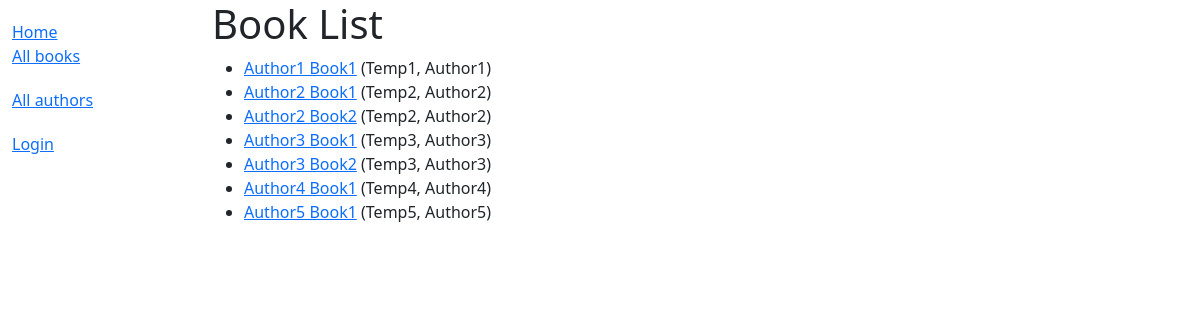
/catalog/books/, run on the app's committed database.
### catalog/models.py (models this page shows, shortened)
class Book(models.Model):
    title= models.CharField(max_length=200)
    author= models.ForeignKey('Author', on_delete=models.SET_NULL, null=True)
    summary= models.TextField(max_length=1000, help_text='Enter a brief description of the book')
    isbn= models.CharField('ISBN', max_length=13, unique=True,
                           help_text= '13 Character <a href="https://www.isbn-international.org/content/what-isbn">ISBN number</a>')
    genre = models.ManyToManyField(Genre, help_text='Select a genre for this book')
    language= models.ForeignKey('Language', on_delete=models.SET_NULL, null=True)
    class Meta:
        ordering = ['title','author']
    def display_genre(self):
        """Creates a string for the Genre. This is required to display genre in Admin."""
        return ', '.join(genre.name for genre in self.genre.all()[:3])
    display_genre.short_description = 'Genre'
    def get_absolute_url(self):
        return reverse('book-detail', args=[str(self.id)])

class Author(models.Model):
    first_name = models.CharField(max_length=100)
    last_name = models.CharField(max_length=100)
    date_of_birth = models.DateField(null=True, blank=True)
    date_of_death = models.DateField('Died', null=True, blank=True)
    class Meta:
        ordering = ['last_name', 'first_name']
    def __str__(self):
        return f'{self.last_name}, {self.first_name}'

### catalog/views.py (the view)
# urls.py: path('books/', views.BookListView.as_view(), name='books'),
class BookListView(generic.ListView):
    model = Book
    paginate_by = 8

### catalog/templates/catalog/book_list.html
{% extends "base_generic.html" %}
{% block content %}
  <h1>Book List</h1>
  {% if book_list %}
    <ul>
      {% for book in book_list %}
      <li>
        <a href="{{ book.get_absolute_url }}">{{ book.title }}</a>
        ({{book.author}})
      </li>
      {% endfor %}
    </ul>
  {% else %}
    <p>There are no books in the library.</p>
  {% endif %}
{% endblock %}

### catalog/templates/base_generic.html (shortened to what this page needs)
<!DOCTYPE html>
<html lang="en">
<head>
    <link
      href="https://cdn.jsdelivr.net/npm/bootstrap@5.1.3/dist/css/bootstrap.min.css"
      rel="stylesheet"
 />
    {% load static %}
    <link rel="stylesheet" href="{% static 'css/styles.css' %}" />
</head>
<body>
    <div class="container-fluid">
      <div class="row">
        <div class="col-sm-2">
          {% block sidebar %}
            <ul class="sidebar-nav">
              <li><a href="{% url 'index' %}">Home</a></li>
              <li><a href="{% url 'books' %}">All books</a></li>
            </ul>
            <ul class="sidebar-nav">
                <li><a href="{% url 'authors' %}">All authors</a></li>
            </ul>
            <ul class="sidebar-nav" >
              {% if user.is_authenticated %}
                <li>User: {{ user.get_username }}</li>
                <li><a href="{% url 'my-borrowed' %}">My Borrowed</a></li>
                <li><a href="{% url 'logout' %}?next={{request.path}}">Logout</a></li>
              {% else %}
                <li><a href="{% url 'login' %}?next={{request.path}}">Login</a></li>
              {% endif %}
            </ul>
          {% endblock %}
        </div>
        <div class="col-sm-10 ">{% block content %}{% endblock %}
        </div>
      </div>
    </div>
</body>
</html>

### catalog/static/css/styles.css (style rules this page uses)
.sidebar-nav { margin-top: 20px; padding: 0; list-style: none; }

### data on the page
Book: title "Author1 Book1", author "Temp1, Author1"
Book: title "Author2 Book1", author "Temp2, Author2"
Book: title "Author2 Book2", author "Temp2, Author2"
Book: title "Author3 Book1", author "Temp3, Author3"
Book: title "Author3 Book2", author "Temp3, Author3"
Book: title "Author4 Book1", author "Temp4, Author4"
Book: title "Author5 Book1", author "Temp5, Author5"
